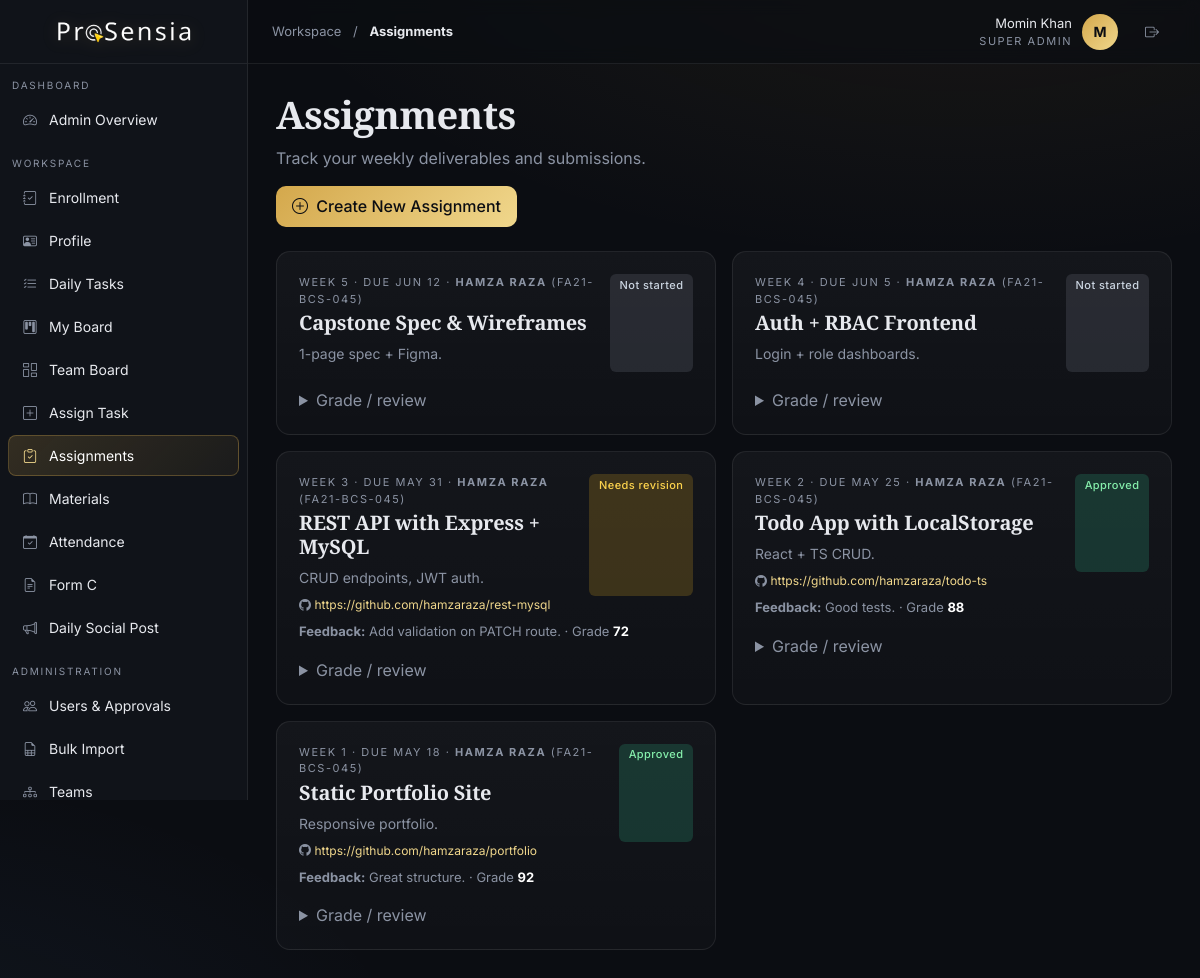
/intern/assignments.php (signed in), run on the app's committed database.
### tables this page shows
CREATE TABLE assignments (
  id INT AUTO_INCREMENT PRIMARY KEY,
  user_id INT NOT NULL, title VARCHAR(200) NOT NULL,
  week INT, due_date DATE, description TEXT,
  github_url VARCHAR(300),
  status ENUM('not_started','submitted','approved','needs_revision') DEFAULT 'not_started',
  submitted_at TIMESTAMP NULL, grade INT NULL, feedback TEXT,
  FOREIGN KEY (user_id) REFERENCES users(id) ON DELETE CASCADE
);

CREATE TABLE users (
  id INT AUTO_INCREMENT PRIMARY KEY,
  name VARCHAR(120) NOT NULL,
  email VARCHAR(160) NOT NULL UNIQUE,
  password VARCHAR(255) NOT NULL,
  role ENUM('super_admin','management','mentor','intern') NOT NULL,
  status ENUM('pending','active','inactive','rejected') DEFAULT 'pending',
  created_at TIMESTAMP DEFAULT CURRENT_TIMESTAMP
);

CREATE TABLE profiles (
  user_id INT PRIMARY KEY,
  father_name VARCHAR(120),
  cnic VARCHAR(20),
  reg_number VARCHAR(40),
  department VARCHAR(120) DEFAULT 'Electrical and Computer Engineering',
  semester VARCHAR(40),
  phone VARCHAR(40), city VARCHAR(80), address TEXT,
  university VARCHAR(160), degree VARCHAR(120), graduation_year VARCHAR(8),
  skills TEXT, github VARCHAR(200), linkedin VARCHAR(200), portfolio VARCHAR(200),
  bio TEXT, avatar_color VARCHAR(20) DEFAULT '#d4a84c',
  avatar_path VARCHAR(255) DEFAULT NULL,
  FOREIGN KEY (user_id) REFERENCES users(id) ON DELETE CASCADE
);

### intern/assignments.php (the view, shortened to what this page needs)
<?php
require __DIR__ . '/../includes/header.php';
$uid = $user['id']; $role = $user['role'];
if ($role==='intern') {
    $stmt = $pdo->prepare('SELECT * FROM assignments WHERE user_id=? ORDER BY week, due_date');
    $stmt->execute([$uid]);
} else {
    $stmt = $pdo->query('
        SELECT a.*, u.name AS student_name, p.reg_number
        FROM assignments a
        JOIN users u ON u.id = a.user_id
        LEFT JOIN profiles p ON p.user_id = u.id
        ORDER BY a.due_date DESC, a.week DESC
    ');
}
$list = $stmt->fetchAll();
$labels = ['not_started'=>'b-muted','submitted'=>'b-info','approved'=>'b-success','needs_revision'=>'b-warning'];
$can_create = false;
if (in_array($role, ['super_admin', 'management'])) {
    $can_create = true;
} elseif ($role === 'mentor') {
    $lead_check = $pdo->prepare('SELECT 1 FROM team_members WHERE user_id = ? AND role_in_team = "lead" LIMIT 1');
    $lead_check->execute([$uid]);
    if ($lead_check->fetch()) $can_create = true;
}
?>
<h1 class="serif" style="font-size:38px">Assignments</h1>
<p class="muted">Track your weekly deliverables and submissions.</p>
<?php if ($can_create): ?>
<div class="mb-4">
    <a href="<?= base_url('intern/assignment_create.php') ?>" class="btn btn-primary">
        <i class="bi bi-plus-circle me-1"></i> Create New Assignment
    </a>
</div>
<?php endif; ?>
<div class="row g-3">
<?php foreach($list as $a): ?>
  <div class="col-md-6">
    <div class="glass card-pad h-100">
      <div class="d-flex justify-content-between">
        <div>
          <div class="small-cap">
            Week <?= (int)$a['week'] ?> · due <?= e(date('M j', strtotime($a['due_date']))) ?>
            <?php if (!empty($a['student_name'])): ?>
                · <strong><?= e($a['student_name']) ?></strong>
                <?php if (!empty($a['reg_number'])): ?>(<?= e($a['reg_number']) ?>)<?php endif; ?>
            <?php endif; ?>
          </div>
          <h5 class="serif mt-1 mb-2"><?= e($a['title']) ?></h5>
          <p class="muted mb-2" style="font-size:14px"><?= e($a['description']) ?></p>
        </div>
        <span class="badge <?= $labels[$a['status']] ?? 'b-muted' ?>"><?= e(ucfirst(str_replace('_',' ',$a['status']))) ?></span>
      </div>
      <?php if ($a['github_url']): ?><div class="muted" style="font-size:12px;word-break:break-all"><i class="bi bi-github"></i> <a href="<?= e($a['github_url']) ?>" target="_blank"><?= e($a['github_url']) ?></a></div><?php endif; ?>
      <?php if ($a['feedback']): ?><div class="mt-2 muted" style="font-size:13px"><b>Feedback:</b> <?= e($a['feedback']) ?> <?php if($a['grade']!==null): ?>· Grade <b style="color:#fff"><?= (int)$a['grade'] ?></b><?php endif; ?></div><?php endif; ?>
      <?php if ($role==='intern' && in_array($a['status'],['not_started','needs_revision'],true)): ?>
      <form method="post" class="mt-3 d-flex gap-2">
        <input type="hidden" name="action" value="submit"><input type="hidden" name="id" value="<?= (int)$a['id'] ?>">
        <input class="form-control form-control-sm" name="github_url" placeholder="https://github.com/you/repo" required>
        <button class="btn btn-sm btn-primary">Submit</button>
      </form>
      <?php elseif (in_array($role,['mentor','super_admin'],true)): ?>
      <details class="mt-3"><summary class="muted" style="cursor:pointer">Grade / review</summary>
      </details>
      <?php endif; ?>
    </div>
  </div>
<?php endforeach; ?>
</div>
<?php require __DIR__ . '/../includes/footer.php'; ?>

### assets/css/style.css (style rules this page uses)
:root { --bg:#0b0d12; --surface:#11141b; --surface-2:#161a23; --border:rgba(255,255,255,.08); --border-strong:rgba(255,255,255,.14); --text:#e7e9ee; --muted:#8b93a3; --primary:#d4a84c; --primary-glow:#f0d78c; --primary-fg:#0b0d12; --success:#34d399; --warning:#fbbf24; --danger:#f87171; --info:#60a5fa; }
* { box-sizing:border-box }
html,body { background:var(--bg);color:var(--text);font-family:'Inter',system-ui,sans-serif;min-height:100vh;-webkit-font-smoothing:antialiased }
body { background: radial-gradient(1200px 600px at 80% -10%,rgba(212,168,76,.08),transparent 60%), radial-gradient(900px 500px at -10% 110%,rgba(96,165,250,.06),transparent 60%), var(--bg); }
h1,h2,h3,h4,h5,.serif { font-family:'Cormorant Garamond','Playfair Display',Georgia,serif;font-weight:600;letter-spacing:-.01em }
a { color:var(--primary-glow);text-decoration:none }
.glass { background:linear-gradient(180deg,rgba(255,255,255,.04),rgba(255,255,255,.02));border:1px solid var(--border);border-radius:14px }
.card-pad { padding:18px }
@media (min-width:768px) { .card-pad { padding:22px } }
.btn { border-radius:10px;font-weight:500;padding:.55rem 1rem;transition:all .2s }
.btn-primary { background:linear-gradient(135deg,var(--primary),var(--primary-glow));border:none;color:var(--primary-fg) }
.badge { font-weight:500;padding:.35rem .6rem;border-radius:6px;font-size:11px;letter-spacing:.04em }
.b-success { background:rgba(52,211,153,.18);color:#86efac }
.b-warning { background:rgba(251,191,36,.18);color:#fcd34d }
.b-muted { background:rgba(139,147,163,.18);color:#cbd5e1 }
.muted { color:var(--muted) }
.small-cap { font-size:11px;letter-spacing:.14em;text-transform:uppercase;color:var(--muted) }

### data on the page
assignments: week "5", due_date "JUN 12", user.name "HAMZA RAZA", profiles.reg_number "FA21-BCS-045", title "Capstone Spec & Wireframes", description "1-page spec + Figma.", status "Not started"
assignments: week "4", due_date "JUN 5", user.name "HAMZA RAZA", profiles.reg_number "FA21-BCS-045", title "Auth + RBAC Frontend", description "Login + role dashboards.", status "Not started"
assignments: week "3", due_date "MAY 31", user.name "HAMZA RAZA", profiles.reg_number "FA21-BCS-045", title "REST API with Express + MySQL", description "CRUD endpoints, JWT auth.", status "Needs revision", github_url "https://github.com/hamzaraza/rest-mysql", feedback "Add validation on PATCH route.", grade "72"
assignments: week "2", due_date "MAY 25", user.name "HAMZA RAZA", profiles.reg_number "FA21-BCS-045", title "Todo App with LocalStorage", description "React + TS CRUD.", status "Approved", github_url "https://github.com/hamzaraza/todo-ts", feedback "Good tests.", grade "88"
assignments: week "1", due_date "MAY 18", user.name "HAMZA RAZA", profiles.reg_number "FA21-BCS-045", title "Static Portfolio Site", description "Responsive portfolio.", status "Approved", github_url "https://github.com/hamzaraza/portfolio", feedback "Great structure.", grade "92"

### other printed values
$label "Admin Overview Enrollment Profile Daily Tasks My Board Team Board Assign Task Assignments Materials Attendance Form C Daily Social Post Users & Approvals Bulk Import Teams"
$page_section "Workspace"
$page_label "Assignments"
$user['name'] "Momin Khan"
role_label($user['role']) "SUPER ADMIN"
substr($u['name'],0,1) "M"
